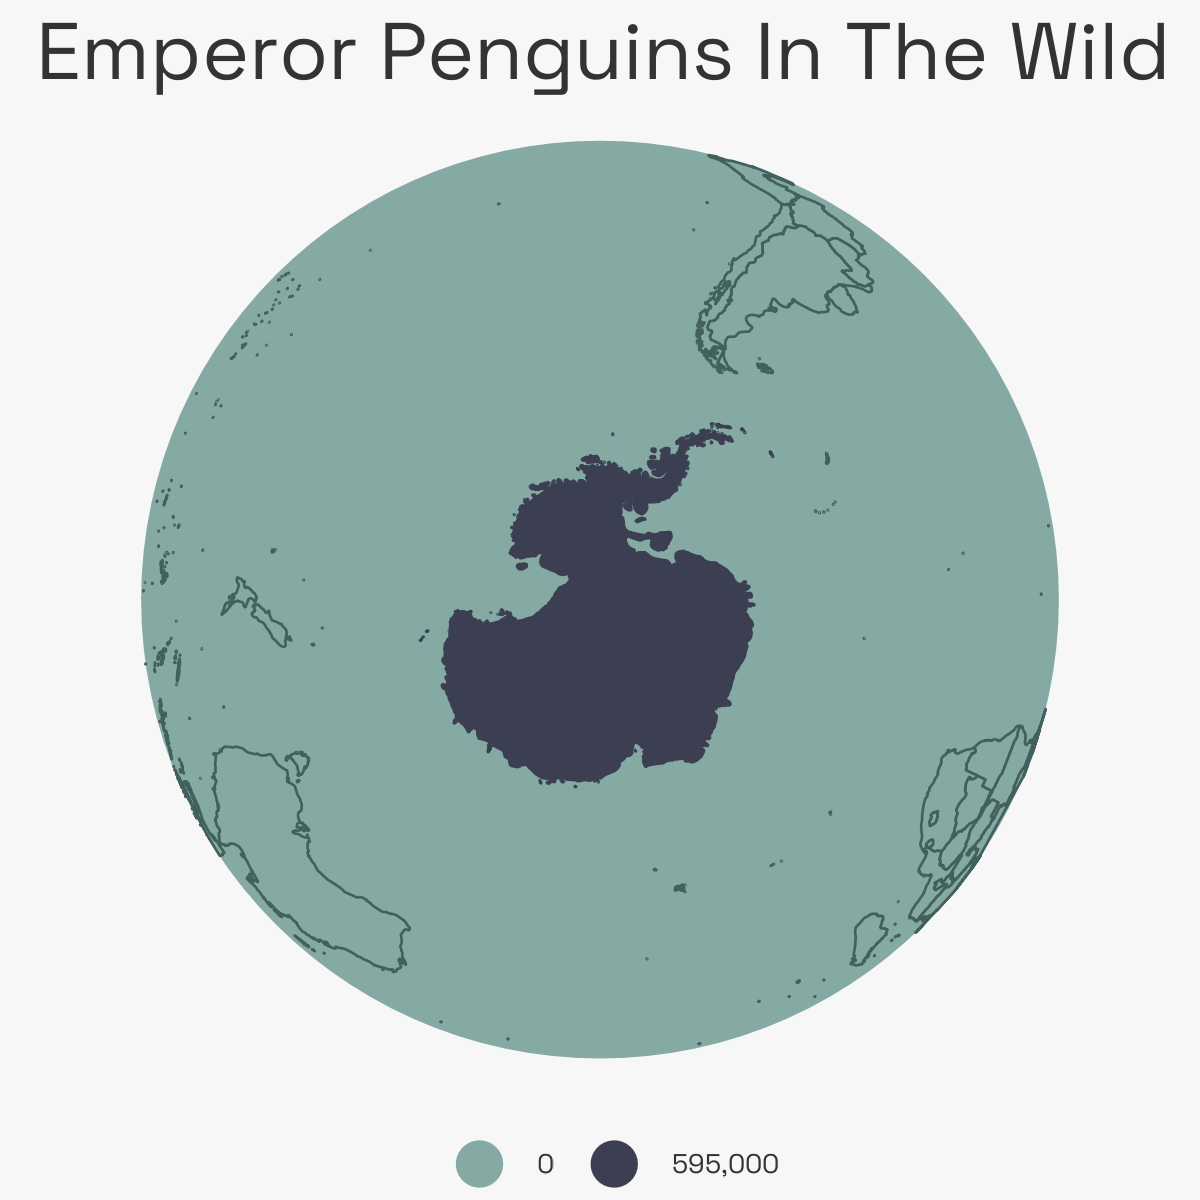

Source code (R):
## Day 19: Globe.

setwd(dirname(rstudioapi::getActiveDocumentContext()$path))

library(sf)
library(dplyr)
library(ggplot2)
library(showtext)

font_add_google(name = 'Space Grotesk', family = 'Space Grotesk')
showtext_auto()


gisco_countries <- giscoR::gisco_countries

# code for this from https://github.com/gkaramanis/30DayMapChallenge/blob/main/2022/16-minimal-world/16-minimal-world.R
crs_string <- "+proj=ortho +lat_0=-90 +lon_0=-95 +x_0=0 +y_0=0 +a=6371000 +b=6371000 +units=m +no_defs"

world <- gisco_countries |>
  st_transform(crs = crs_string)

world$fill <- ifelse(world$NAME_ENGL == 'Antarctica', '595,000', '0') |>
  as.factor()

ocean <- st_point(x = c(0, 0)) |>
  st_buffer(dist = 6371000) |>
  st_sfc(crs = crs_string)

ggplot() +
  geom_sf(data = ocean, fill = '#84aaa3', color= NA) +
  geom_sf(data = world, aes(color = fill, fill = fill), size = .3, show.legend = 'point') +
  scale_color_manual(values = c('#3c3f51', '#3c3f51')) +
  scale_fill_manual(values = c('#84aaa3','#3c3f51')) +
  guides(fill = guide_legend(override.aes = list(shape = 21, size = 5, color = NA))) + 
  theme_void() +
  theme(
    plot.background = element_rect(fill = 'grey97', color = NA),
    legend.position = 'bottom',
    legend.title = element_blank(),
    legend.text = element_text(family = 'Space Grotesk', color = 'grey40', size = 20),
    plot.title = element_text(family = 'Space Grotesk', color = 'grey40', hjust = .5, size = 60)
  ) +
  labs(title = 'Emperor Penguins In The Wild')

ggsave('day19_globe.png', height = 4, width = 4, dpi =300)
  